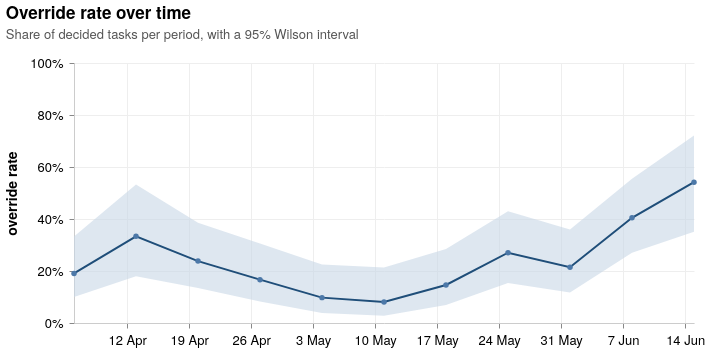

The notebook cell saved with this chart:
### Code cell
pictures["rate_over_time"]

### Figure 1 — Vega-Lite specification as saved in the notebook (floating-point values rounded to 4 significant figures)
{"$schema": "https://vega.github.io/schema/vega-lite/v5.json", "config": {"axis": {"domainColor": "#cccccc", "gridColor": "#eeeeee", "labelFontSize": 13, "labelPadding": 6, "titleFontSize": 14, "titlePadding": 10}, "font": "Helvetica Neue, Helvetica, Arial, sans-serif", "legend": {"labelFontSize": 13, "symbolSize": 120, "titleFontSize": 13}, "title": {"anchor": "start", "fontSize": 17, "fontWeight": 600, "offset": 14, "subtitleColor": "#555555", "subtitleFontSize": 13, "subtitlePadding": 6}, "view": {"stroke": null}}, "data": {"values": [{"high": 0.333, "low": 0.09982, "n": 42, "period": "2026-04-06T00:00:00+00:00", "rate": 0.1905, "sufficient": true}, {"high": 0.5329, "low": 0.1797, "n": 24, "period": "2026-04-13T00:00:00+00:00", "rate": 0.3333, "sufficient": true}, {"high": 0.3853, "low": 0.1348, "n": 42, "period": "2026-04-20T00:00:00+00:00", "rate": 0.2381, "sufficient": true}, {"high": 0.306, "low": 0.08316, "n": 42, "period": "2026-04-27T00:00:00+00:00", "rate": 0.1667, "sufficient": true}, {"high": 0.2255, "low": 0.0386, "n": 41, "period": "2026-05-04T00:00:00+00:00", "rate": 0.09756, "sufficient": true}, {"high": 0.213, "low": 0.02796, "n": 37, "period": "2026-05-11T00:00:00+00:00", "rate": 0.08108, "sufficient": true}, {"high": 0.2844, "low": 0.06884, "n": 41, "period": "2026-05-18T00:00:00+00:00", "rate": 0.1463, "sufficient": true}, {"high": 0.4298, "low": 0.154, "n": 37, "period": "2026-05-25T00:00:00+00:00", "rate": 0.2703, "sufficient": true}, {"high": 0.3594, "low": 0.1171, "n": 42, "period": "2026-06-01T00:00:00+00:00", "rate": 0.2143, "sufficient": true}, {"high": 0.5551, "low": 0.2704, "n": 42, "period": "2026-06-08T00:00:00+00:00", "rate": 0.4048, "sufficient": true}, {"high": 0.7211, "low": 0.3507, "n": 24, "period": "2026-06-15T00:00:00+00:00", "rate": 0.5417, "sufficient": true}]}, "encoding": {"x": {"axis": {"format": "%-d %b", "labelAngle": 0, "labelOverlap": true}, "field": "period", "title": null, "type": "temporal"}}, "height": 260, "layer": [{"encoding": {"y": {"axis": {"format": ".0%"}, "field": "low", "scale": {"domain": [0, 1]}, "title": "override rate", "type": "quantitative"}, "y2": {"field": "high"}}, "mark": {"color": "#c9d7e6", "opacity": 0.6, "type": "area"}}, {"encoding": {"tooltip": [{"field": "period", "title": "period", "type": "temporal"}, {"field": "n", "title": "decided"}, {"field": "rate", "format": ".1%", "title": "override"}, {"field": "low", "format": ".1%"}, {"field": "high", "format": ".1%"}], "y": {"field": "rate", "type": "quantitative"}}, "mark": {"color": "#1f4e79", "point": true, "type": "line"}}], "title": {"subtitle": "Share of decided tasks per period, with a 95% Wilson interval", "text": "Override rate over time"}, "usermeta": {"chap_analytics": {"chart": "rate_over_time"}}, "width": 620}
